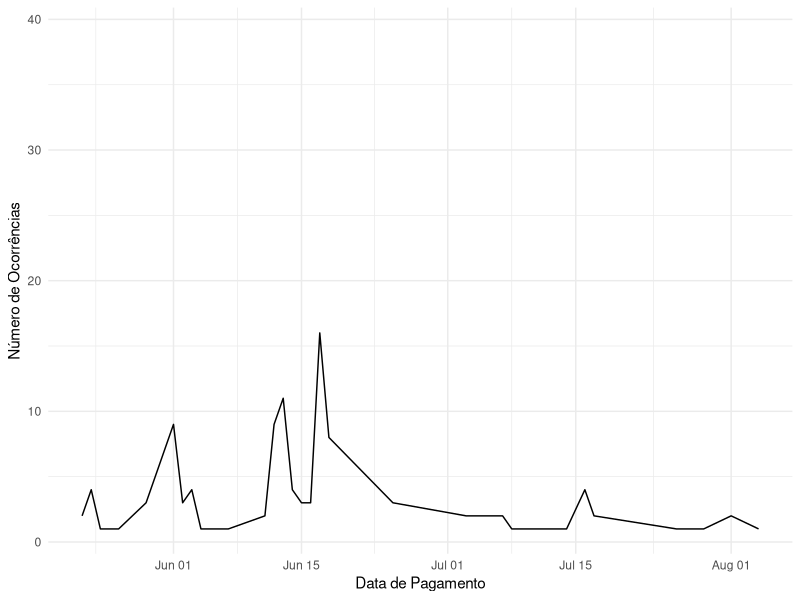

The R script that drew this image:

library(dplyr)
library(ggplot2)
library(lubridate)
library(tidyverse)


dados_carrinho <- read.csv("_data//clean//e_commerce_carrinhos.csv")
dados_carrinho

dados_clientes <- read_csv("_data//clean//e_commerce_clientes.csv")
dados_clientes

dados_pedidos <- read_csv("_data//clean//e_commerce_pedidos.csv")
dados_pedidos




# Transformando os dados para datas, contando a frequência das compras por mês para identificarmos picos respondendo à pergunta solicitada.

 dados_pedidos |>
   mutate(
    data_pagamento_periodo = as.Date(dmy_hm(data_pagamento))
  ) |>
   group_by(data_pagamento_periodo) |>
   tally() |>
   ggplot(aes(x = data_pagamento_periodo, y = n )) +
   geom_line() +
   labs(
    Tittle = "Número de Ocorrências por Mês",
    x = "Data de Pagamento",
    y = "Número de Ocorrências"
   ) +
   theme_minimal()
 

   
 # Criando vetor com datas especiais  
 
  datas_especiais <- c(
    "01/01/2024",
    "06/01/2024",
    "12/02/2024",
    "13/02/2024",
    "08/03/2024",
    "19/03/2024",
    "29/03/2024",
    "31/03/2024",
    "19/04/2024",
    "21/04/2024",
    "22/04/2024",
    "01/05/2024",
    "02/05/2024",
    "14/05/2024",
    "30/05/2024",
    "12/06/2024",
    "13/06/2024",
    "24/06/2024",
    "29/06/2024",
    "02/07/2024",
    "26/07/2024",
    "02/08/2024",
    "11/08/2024",
    "15/08/2024",
    "07/09/2024",
    "20/09/2024",
    "21/09/2024",
    "12/10/2024",
    "15/10/2024",
    "31/10/2024",
    "01/11/2024",
    "02/11/2024",
    "15/11/2024",
    "20/11/2024",
    "08/12/2024",
    "25/12/2024",
    "31/12/2024"
      )
  
dados_tratados <- dados_pedidos |>
  mutate(data_corrigida = format(as.Date(dmy_hm(data_pagamento)), "%d/%m/%Y")) |>
  select(data_corrigida, total_pago) |>
  filter(!is.na(data_corrigida)) |>
  # Agrupando por data
  group_by(data_corrigida) |>
  summarise(
    total_pago = sum(total_pago, na.rm = TRUE)
  )
 
dados_datas_especiais <- dados_tratados |>
  filter(data_corrigida %in% datas_especiais)

 dados_fora_datas_especiais <- dados_tratados |>
   filter(!(data_corrigida %in% datas_especiais))

# Testando hipótese de que datas especiais é maior que datas "normais" do calendário

wilcox.test(
  x = dados_datas_especiais$total_pago,
  y = dados_fora_datas_especiais$total_pago,
  alternative = "greater"
)
 
#  Dada a limitação do tamanho da amostra, podemos considerar um nível de confiança de 90% (ou seja, um valor p de 0,10) para interpretar o resultado. 
 # Com isso em mente, o valor p obtido (0,06413) agora é considerado estatisticamente significativo, já que é menor que 0,10. 
 # Portanto, temos uma evidência suficiente, com um nível de confiança de 90%, para rejeitar a hipótese nula.

# Isso indica que a mediana de dados_datas_especiais$total_pago é provavelmente maior que a de dados_fora_datas_especiais$total_pago, sugerindo que, em datas especiais, o total pago tende a ser maior do que fora dessas datas. 
# No entanto, essa conclusão deve ser vista com cautela devido ao tamanho reduzido da amostra.
